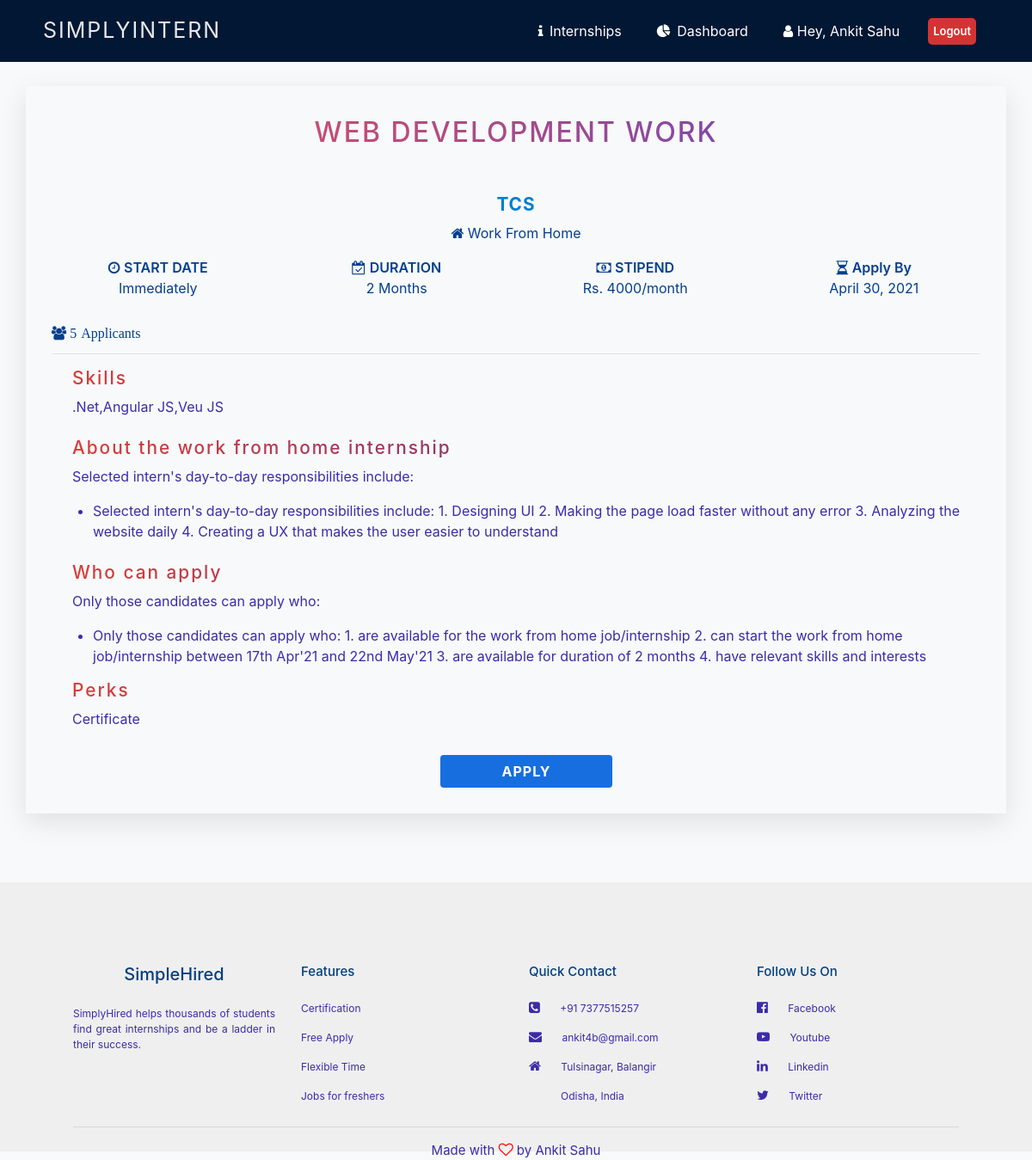
The app's page /internships/detail/18/ (signed in) with its own data.
### student/models.py (models this page shows, shortened)
class Student(models.Model):
    objects = models.Manager()
    user=models.OneToOneField('auth.user',default="", on_delete=models.CASCADE)
    name = models.CharField(default="", max_length=128)
    auth_token = models.CharField(default="", max_length=128)
    email = models.EmailField()
    isVerified = models.BooleanField(default=False)
    isStudent = models.BooleanField(default=True)

### company/models.py (models this page shows, shortened)
class Internship(models.Model):
    objects = models.Manager()
    company = models.ForeignKey( 'Company' , related_name="internships", on_delete=models.CASCADE)
    title = models.CharField(max_length=128)
    place = models.CharField(max_length=128)
    duration = models.CharField(max_length=128)
    stipend = models.CharField(max_length=128)
    apply_by = models.DateField()
    no_of_openings =  models.IntegerField()
    perks = models.CharField(max_length=128)
    skills = models.CharField(max_length=128)
    about_internship = models.TextField()
    who_can_apply = models.TextField()
    no_of_applicants = models.IntegerField(default=0)
    class Meta:
        db_table = ''
        managed = True
        verbose_name = 'Internship'
        verbose_name_plural = 'Internships'

class Company(models.Model):
    objects = models.Manager()
    user=models.OneToOneField('auth.user',default="", on_delete=models.CASCADE)
    name = models.CharField(default="", max_length=128)
    email = models.EmailField()
    isCompany = models.BooleanField(default=True)
    def __str__(self):
        return self.name
    class Meta:
        managed = True
        verbose_name = 'Company'
        verbose_name_plural = 'Companies'

### student/views.py (the view)
# urls.py: path('internships/detail/<int:post_id>/', views.detail, name='detail'),
@login_required
def detail(request, post_id):
    if (request.user.student.isStudent == True):
        std = Student.objects.get(email=request.user.student.email)
        post = Internship.objects.get(id=post_id)
        status = InternshipAppliedDB.objects.filter(internship_id=post_id, student_id=std.id)
        print("status: ")
        return render(request, 'StudentCompanyViewDetails.html',
                      {'post': post, 'student': std, 'status': len(status)})
    else:
        messages.info(request, 'Please sign in as a student')
        return redirect(auth_student)

### student/templates/StudentCompanyViewDetails.html (shortened to what this page needs)
{% load static %}
<html>
    <head>
        <link rel="stylesheet" href="{% static 'css/StudentCompanyViewDetails.css' %}" >
         <link rel="stylesheet" href="https://maxcdn.bootstrapcdn.com/bootstrap/4.0.0/css/bootstrap.min.css">
         <link rel="stylesheet" href="https://stackpath.bootstrapcdn.com/font-awesome/4.7.0/css/font-awesome.min.css">
    </head>
    <body >
        <section class="py-1 fixed-top" style="background-color: rgb(1, 23, 51)">
      <nav class="navbar navbar-expand-sm navbar-light mx-4">
        <a
          class="navbar-brand"
          href="{% url 'internships' %}"
          style="
            font-size: 25px;
            font-weight: 400;
            color: #e7e9ee;
            letter-spacing: 2px;
            margin-left: 10px;
            text-transform: uppercase;
          "
          >SimplyIntern</a
        >
        <div class="collapse navbar-collapse" id="navbarSupportedContent">
          <ul class="navbar-nav ml-auto">
            <li class="nav-item">
              <a class="nav-link" href="{% url 'internships' %}">
                <i class="fa fa-info" aria-hidden="true"></i> <span style="margin-left: 3px;">Internships</span></a>
            </li>
            <li class="nav-item">
              <a class="nav-link" href="{% url 'dashboard' %}">
                <i class="fa fa-pie-chart" aria-hidden="true"></i> <span style="margin-left: 3px;">Dashboard</span></a>
            </li>
            <li class="nav-item">
              <a class="nav-link" href="{% url 'profile' %}">
                <i class="fa fa-user" aria-hidden="true"></i> Hey, {{user.student.name}}</a
              >
            </li>
            <li class="nav-item">
              <a class="btn" href="/logout" style="padding: 5px; background-color: rgb(212, 51, 51); color: #fff; font-weight: 600; border-radius: 5px; font-size: 13px; margin-top: 5px;">
                Logout
              </a>
            </li>
          </ul>
        </div>
      </nav>
    </section>
         <section class="container get_in_touch" style="margin-top: 100px;">
            <h1 class="title">
                {{ post.title }}
            </h1>
             <h4 class="text-center" style="letter-spacing: 1px; font-size: 1.3em;color: #037dce; font-weight: bold;">
                {{ post.company }}
            </h4>
            <div class="container">
                        <div class="text-center my-2">
                            <p style="color: #033f8d;">
                                <i class="fa fa-home" aria-hidden="true"></i>  Work From Home
                            </p>
                        </div>
                        <div class="row">
                            <div class="col-md-3 col-6 text-center">
                                <p style="color: #033f8d;">
                                    <i class="fa fa-clock-o" aria-hidden="true"></i> <span style=" font-weight: 600;">  START DATE </span>
                                <br>
                                    Immediately
                                </P>
                            </div>
                            <div class="col-md-3 col-6 text-center">
                                <p style="color: #033f8d;">
                                    <i class="fa fa-calendar-check-o" aria-hidden="true"></i> <span style=" font-weight: 600;">  DURATION </span>
                                <br>
                                    {{ post.duration }}
                                </P>
                            </div>
                            <div class="col-md-3 col-6 text-center">
                                <p style="color: #033f8d;">
                                    <i class="fa fa-money" aria-hidden="true"></i> <span style=" font-weight: 600;">  STIPEND </span>
                                <br>
                                    Rs. {{ post.stipend }}/month
                                </P>
                            </div>
                            <div class="col-md-3 col-6 text-center">
                                <p style="color: #033f8d;">
                                    <i class="fa fa-hourglass-half" aria-hidden="true"></i> <span style=" font-weight: 600;">  Apply By </span>
                                <br>
                                    {{ post.apply_by}}
                                </P>
                            </div>
                        </div>
                        <p class="mt-3" style="color: #033f8d;">
                            <i class="fa fa-users" aria-hidden="true" style="color: #033f8d;"> {{post.no_of_openings}}<span style="padding-left: 5px">Applicants</span></i>
                        </p>
                        <hr />
                        <div class="pl-4">
                            <h5 class="subtitle">
                                Skills
                            </h5>
                            <p>
                                {{ post.skills }}
                            </p>
                        </div>
                    <div class="pl-4" id="area">
                        <div class="mt-4">
                            <h5 class="subtitle">
                                About the work from home internship
                            </h5>
                            <p>
                                Selected intern's day-to-day responsibilities include:
                            </p>
                            <ul class="ml-4">
                                <li>
                                    {{ post.about_internship }}
                                </li>
                            </ul>
                        </div>
                    <div class="mt-4">
                        <h5 class="subtitle">
                            Who can apply
                        </h5>
                        <p>
                            Only those candidates can apply who:
                        </p>
                        <ul class="ml-4">
                            <li>
                                    {{ post.who_can_apply }}
                            </li>
                        </ul>
                    </div>
                    <div>
                        <h5 class="subtitle">
                            Perks
                        </h5>
                        <p>
                            {{ post.perks }}
                        </p>
                    </div>
                    <div class="text-center" style="margin-top: 30px;">
                        {% if status == 0 %}
                            <a class="btn" style="width: 200px; background-color: rgb(23, 110, 223); color: #fff; font-weight: bold; letter-spacing: 1px;" href="{% url 'internshipApplied' post.id %}">APPLY</a>
                        {% else %}
                            <a class="btn" style="width: 200px; background-color: rgb(240, 245, 255); color: rgb(23, 110, 223); font-weight: bold; letter-spacing: 1px; border: 1px solid rgb(0, 10, 150)">Applied</a>
                        {% endif %}
                    </div>
                </div>
            </div>
        </section>
    <section id="footer">
        <div class="container">
            <div class="row">
                <div class="col-md-3">
                    <h2>
                        SimpleHired
                    </h2>
                    <p style="text-align: justify;">
                    SimplyHired helps thousands of students find great internships
                    and be a ladder in their success.
                    </p>
                </div>
                <div class="col-md-3">
                    <h1>
                        Features
                    </h1>
                    <p>
                        Certification
                    </p>
                    <p>
                        Free Apply
                    </p>
                    <p>
                        Flexible Time
                    </p>
                    <p>
                        Jobs for freshers
                    </p>
                </div>
                <div class="col-md-3">
                    <h1>
                        Quick Contact
                    </h1>
                    <p> <i class="fa fa-phone-square"></i>
                        +91 7377515257
                    </p>
                    <p> <i class="fa fa-envelope"></i>
                        ankit4b@gmail.com
                    </p>
                    <p> <i class="fa fa-home"></i>
                        Tulsinagar, Balangir
                    </p>
                    <p class="city">
                        Odisha, India
                    </p>
                </div>
                <div class="col-md-3">
                    <h1>
                        Follow Us On
                    </h1>
                    <p> <i class="fa fa-facebook-official"></i>
                        Facebook
                    </p>
                    <p> <i class="fa fa-youtube-play"></i>
                        Youtube
                    </p>
                    <p> <i class="fa fa-linkedin"></i>
                        Linkedin
                    </p>
                    <p> <i class="fa fa-twitter"></i>
                        Twitter
                    </p>
                </div>
            </div>
            <hr>
            <p class="copyright">
                Made with <i class="fa fa-heart-o"></i> by Ankit Sahu
            </p>
        </div>
    </section>
    </body>
</html>

### student/static/css/StudentCompanyViewDetails.css (style rules this page uses)
* { padding: 0; margin: 0; }
body { padding: 0; margin: 0; font-family: 'Poppins', sans-serif; background-color: #f8f9fa !important; }
.navbar-nav li a { color: #ffffff !important; font-size: 16px; margin-right: 25px; }
.get_in_touch { margin: 50px auto; position: relative; box-shadow: 0 10px 30px 0px rgba(0, 0, 0, 0.1); padding: 30px; }
.get_in_touch .title { text-transform: uppercase; text-align: center; letter-spacing: 2px; font-size: 2em; line-height: 48px; padding-bottom: 40px; color: #5543ca; background: linear-gradient(to right, #f4524d 0%, #5543ca 100%); -webkit-background-clip: text; -webkit-text-fill-color: transparent; }
.subtitle { letter-spacing: 2px; font-size: 1.3em; color: #5543ca; background: linear-gradient(to right, #d83d38 0%, #3b2aa8 100%); -webkit-background-clip: text; -webkit-text-fill-color: transparent; }
ul li, p { color:#3c2ba8; }
#footer { margin-top: 80px; padding: 70px; background-color: #efefef; color: #013f7e; }
#footer h2 { font-size: 20px; text-align: center; margin-top: 25px; margin-bottom: 25px; }
#footer h1 { font-size: 15px; text-align: left; margin-top: 25px; margin-bottom: 25px; }
#footer p { font-size: 12px; text-align: left; }
#footer .city { margin-left: 37px; }
#footer .row .fa { padding-right: 20px; font-size: 15px; }
#footer hr { margin-top: 10px; }
#footer .fa-heart-o { color: red; font-size: 17px; }
#footer .copyright { margin-bottom: -80px; text-align: center; font-size: 15px; }

### records on screen
Internship: title "WEB DEVELOPMENT WORK", company "TCS", duration "2 Months", stipend "4000", apply_by "April 30, 2021", no_of_openings "5", skills ".Net,Angular JS,Veu JS", about_internship "Selected intern's day-to-day responsibilities include: 1. Designing UI 2. Making the page load faster without any error 3. Analyzing the website daily 4. Creating a UX that makes the user easier to understand", who_can_apply "Only those candidates can apply who: 1. are available for the work from home job/internship 2. can start the work from home job/internship between 17th Apr'21 and 22nd May'21 3. are available for duration of 2 months 4. have relevant skills and interests", perks "Certificate"

### other values on screen
{{ user.student.name }} "Ankit Sahu"
